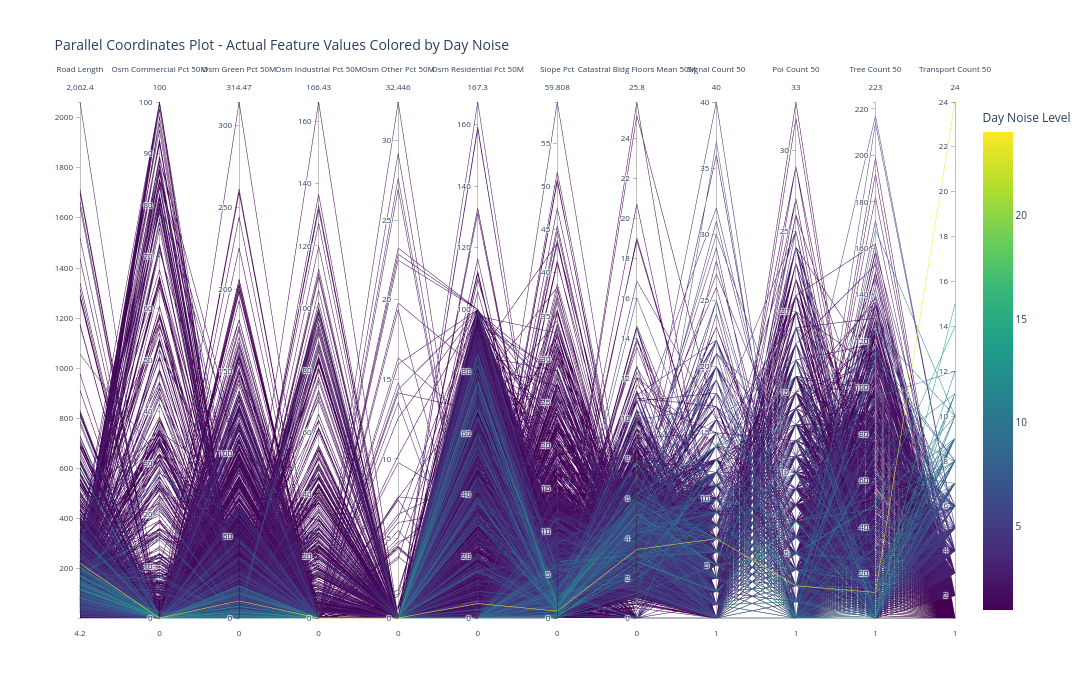

Notebook cell for this chart:
### Markdown cell above
### Day Noise

### Code cell
# Create parallel coordinates plot for day noise
fig_day = px.parallel_coordinates(
    dataset,
    dimensions=[col for col in numeric_cols],
    color='noise_day' if 'noise_day' in numeric_cols else numeric_cols[-1],
    color_continuous_scale='Viridis',
    labels={col: col.replace('_', ' ').title() for col in numeric_cols},
    title='Parallel Coordinates Plot - Actual Feature Values Colored by Day Noise',
    height=700,
    width=1400
)

fig_day.update_layout(
    font=dict(size=10),
    coloraxis_colorbar=dict(title="Day Noise Level")
)

fig_day.show()

### Figure 1 — Plotly figure (JSON) as saved in the notebook; plotly's stock layout.template omitted (floating-point values rounded to 4 significant figures; data arrays with more than 128 entries replaced by an {"elided": "..."} marker saying what was removed)
{"data": [{"dimensions": [{"label": "Road Length", "values": {"elided": "15115 float values"}}, {"label": "Osm Commercial Pct 50M", "values": {"elided": "15115 float values"}}, {"label": "Osm Green Pct 50M", "values": {"elided": "15115 float values"}}, {"label": "Osm Industrial Pct 50M", "values": {"elided": "15115 float values"}}, {"label": "Osm Other Pct 50M", "values": {"elided": "15115 float values"}}, {"label": "Osm Residential Pct 50M", "values": {"elided": "15115 float values"}}, {"label": "Slope Pct", "values": {"elided": "15115 float values"}}, {"label": "Catastral Bldg Floors Mean 50M", "values": {"elided": "15115 float values"}}, {"label": "Signal Count 50", "values": {"elided": "15115 int values"}}, {"label": "Poi Count 50", "values": {"elided": "15115 int values"}}, {"label": "Tree Count 50", "values": {"elided": "15115 int values"}}, {"label": "Transport Count 50", "values": {"elided": "15115 int values"}}], "domain": {"x": [0, 1], "y": [0, 1]}, "line": {"color": {"elided": "15115 int values"}, "coloraxis": "coloraxis"}, "name": "", "type": "parcoords"}], "layout": {"coloraxis": {"colorbar": {"title": {"text": "Day Noise Level"}}, "colorscale": [[0, "#440154"], [0.1111, "#482878"], [0.2222, "#3e4989"], [0.3333, "#31688e"], [0.4444, "#26828e"], [0.5556, "#1f9e89"], [0.6667, "#35b779"], [0.7778, "#6ece58"], [0.8889, "#b5de2b"], [1, "#fde725"]]}, "font": {"size": 10}, "height": 700, "legend": {"tracegroupgap": 0}, "title": {"text": "Parallel Coordinates Plot - Actual Feature Values Colored by Day Noise"}, "width": 1400}}
